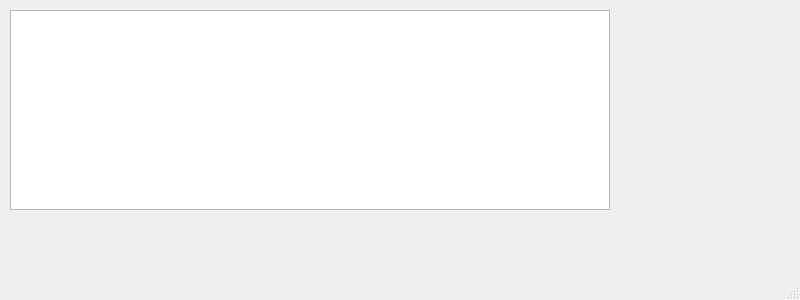
<?xml version="1.0" encoding="UTF-8"?>
<ui version="4.0">
 <class>MainWindow</class>
 <widget class="QMainWindow" name="MainWindow">
  <property name="geometry">
   <rect>
    <x>0</x>
    <y>0</y>
    <width>800</width>
    <height>300</height>
   </rect>
  </property>
  <property name="windowTitle">
   <string>MainWindow</string>
  </property>
  <widget class="QWidget" name="centralwidget">
   <widget class="QTableView" name="table">
    <property name="geometry">
     <rect>
      <x>10</x>
      <y>10</y>
      <width>600</width>
      <height>200</height>
     </rect>
    </property>
   </widget>
  </widget>
  <widget class="QMenuBar" name="menubar">
   <property name="geometry">
    <rect>
     <x>0</x>
     <y>0</y>
     <width>800</width>
     <height>21</height>
    </rect>
   </property>
  </widget>
  <widget class="QStatusBar" name="statusbar"/>
 </widget>
 <resources/>
 <connections/>
</ui>
